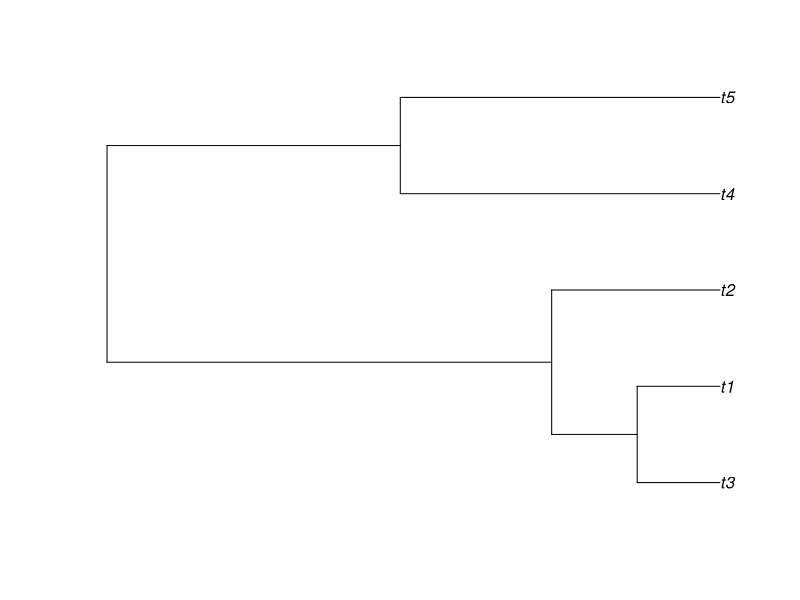
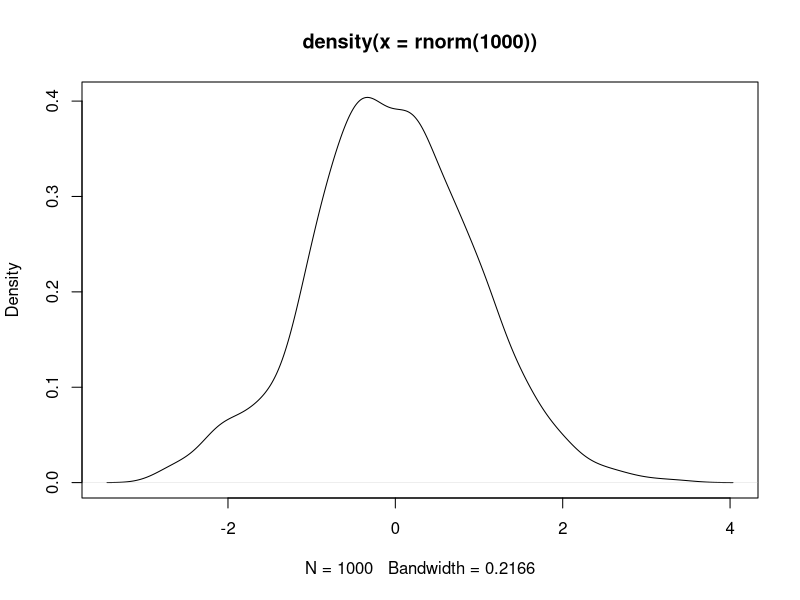

Write R code to recreate these figures, in order.
## ---- chunk 1
2+3
library(ape)
plot(rcoal(5))
## ---- chunk 2
plot(density(rnorm(1000)))
## ---- chunk 3
# Experience with coding.

GetHowManyTrees <- function(ntaxa=10) {
    result <- howmanytrees(ntaxa)
    return(result)
}

GetHowManyTrees()
